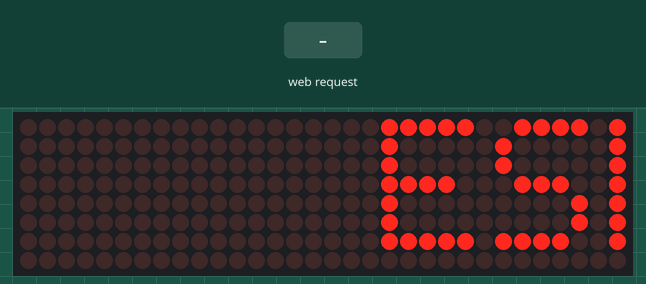
The sketch below on a simulated ESP32. Shown: 32×8 LED matrix. The inputs (shaded band) are chosen by the test bench. WiFi joins after 1.5 s; servers stay silent unless stated; what the sketch prints to the serial monitor is not drawn.

Above: at 2.75 s.
2.8 s: HTTP request GET /msg?text=1 received
At 5.3 s:
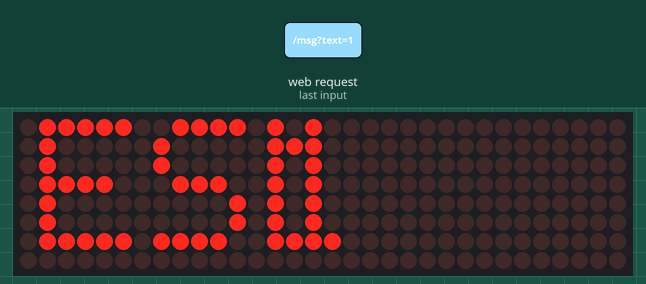
At 10.4 s:
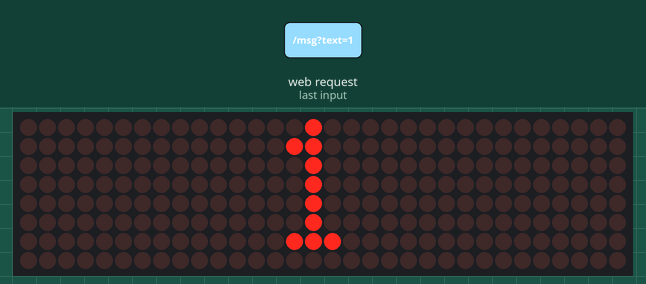
Timing chart, 0 to 10.6 s (numbered marks = the images above; inputs shaded):
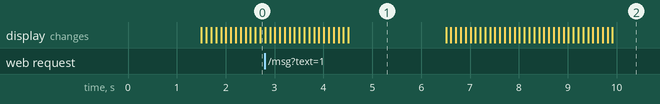

The sketch:

ESP32-Matrix-LED-IP-Control.ino
```cpp
#include <WiFi.h>
#include <WebServer.h>
#include <MD_Parola.h>
#include <MD_MAX72xx.h>
#include <SPI.h>

// Define hardware type and pins
#define HARDWARE_TYPE MD_MAX72XX::FC16_HW
#define MAX_DEVICES 4 // Change this if you have more or fewer 8x8 panels
#define CLK_PIN   18
#define DATA_PIN  23
#define CS_PIN    5

// Initialize the LED Matrix
MD_Parola myDisplay = MD_Parola(HARDWARE_TYPE, CS_PIN, MAX_DEVICES);

// WiFi credentials
const char* ssid = "";
const char* password = "";

WebServer server(80);

// Global variable to store current text
char matrixMessage[100] = "ESP32 Ready";

// HTML Web Page Source Code
const char HTML_PAGE[] PROGMEM = R"=====(
<!DOCTYPE html>
<html>
<head>
    <meta name="viewport" content="width=device-width, initial-scale=1.0">
    <title>ESP32 LED Matrix Controller</title>
    <style>
        body { font-family: Arial, sans-serif; text-align: center; background-color: #f4f4f9; margin: 0; padding: 20px; }
        .container { max-width: 500px; margin: auto; background: white; padding: 30px; border-radius: 10px; box-shadow: 0 4px 15px rgba(0,0,0,0.1); }
        h1 { color: #333; }
        input[type="text"] { width: 80%; padding: 12px; margin: 20px 0; border: 2px solid #ddd; border-radius: 5px; font-size: 16px; }
        button { background-color: #007bff; color: white; padding: 12px 24px; border: none; border-radius: 5px; font-size: 16px; cursor: pointer; transition: background 0.3s; }
        button:hover { background-color: #0056b3; }
        .status { margin-top: 20px; color: green; font-weight: bold; }
    </style>
</head>
<body>
    <div class="container">
        <h1>LED Matrix Text</h1>
        <input type="text" id="textInput" placeholder="Enter text here..." maxlength="99">
        <br>
        <button onclick="sendText()">Update Display</button>
        <div id="statusMessage" class="status"></div>
    </div>

    <script>
        function sendText() {
            var text = document.getElementById("textInput").value;
            var xhr = new XMLHttpRequest();
            xhr.open("GET", "/msg?text=" + encodeURIComponent(text), true);
            xhr.onload = function () {
                if (xhr.status === 200) {
                    document.getElementById("statusMessage").innerText = "Display Updated Successfully!";
                    setTimeout(() => { document.getElementById("statusMessage").innerText = ""; }, 3000);
                }
            };
            xhr.send();
        }
    </script>
</body>
</html>
)=====";

// Route handler for Root Page
void handleRoot() {
  server.send(200, "text/html", HTML_PAGE);
}

// Route handler to capture the text parameter from the Web URL
void handleMessage() {
  if (server.hasArg("text")) {
    String message = server.arg("text");
    message.toCharArray(matrixMessage, sizeof(matrixMessage));

    // Reset display animations to show the new text
    myDisplay.displayReset();
    server.send(200, "text/plain", "OK");
  } else {
    server.send(400, "text/plain", "Bad Request");
  }
}

void setup() {
  Serial.begin(115200);

  // Initialize LED matrix hardware
  myDisplay.begin();
  myDisplay.setInvert(false);
  // Set parameters: Alignment, speed, pause time, effect-in, effect-out
  myDisplay.displayText(matrixMessage, PA_CENTER, 100, 2000, PA_SCROLL_LEFT, PA_SCROLL_LEFT);

  // Connect to Wi-Fi
  WiFi.begin(ssid, password);
  Serial.print("Connecting to WiFi");
  while (WiFi.status() != WL_CONNECTED) {
    delay(500);
    Serial.print(".");
  }

  Serial.println("\nConnected to WiFi!");
  Serial.print("IP Address: ");
  Serial.println(WiFi.localIP());

  // Setup Web Server Routes
  server.on("/", handleRoot);
  server.on("/msg", handleMessage);
  server.begin();
}

void loop() {
  server.handleClient();

  // Keep rendering and scrolling the display animation loop
  if (myDisplay.displayAnimate()) {
    myDisplay.displayReset();
  }
}
```

Measured:
- after the input at 2.8 s, the display: first changes at once (image 1 shows a later state)
- what the display in image 1 shows lasts 2.0 s, from 4.5 s to 6.5 s
